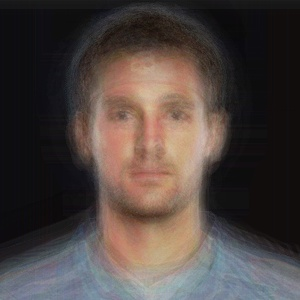
#> input picture Players/Pictures2/Output0.jpg, 300 x 300 px; its folder holds 4 pictures in this run; the run also reads 1 picture not shown here
$ python Combine2.py
#> lines starting #> are read from the running program, lines starting #| are printed output that depends on the picture
import numpy as np
import cv2
import os

base = 'Pictures2/'
images = os.listdir(base)

for j in range(0,len(images), 50):
	output = cv2.imread(base+images[j])
#> output is the input picture: shape (300, 300, 3); mean B, G, R 64, 67.7, 78
	image1 = cv2.imread(base+images[j + 1])
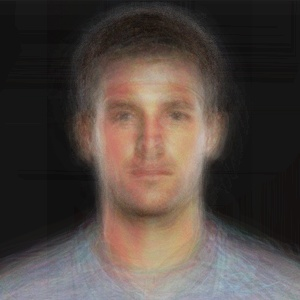
#> input picture Players/Pictures2/Output100.jpg, 300 x 300 px
#> image1 is the input picture: shape (300, 300, 3); mean B, G, R 65.6, 71, 81.5
	cv2.addWeighted(image1, 1.0/100, output, 1.0/100, 0, output)

	for i in range(j + 2,min(j + 100, len(images))):

		# load the image
		image1 = cv2.imread(base+images[i])
		cv2.addWeighted(image1, 1.0/min(100, len(images) - j), output, 1, 0, output)
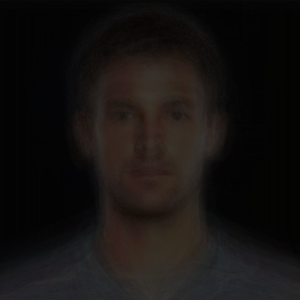
#> output: shape (300, 300, 3); mean B, G, R 17.2, 18.4, 21.5
	cv2.imwrite("OutputComb" + str(j) + ".jpg", output)
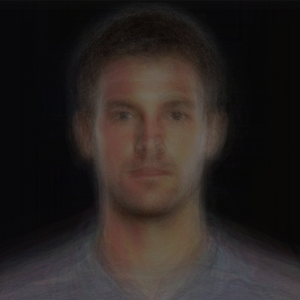
#> saved as OutputComb0.jpg: shape (300, 300, 3); mean B, G, R 33.3, 35.4, 41.9
